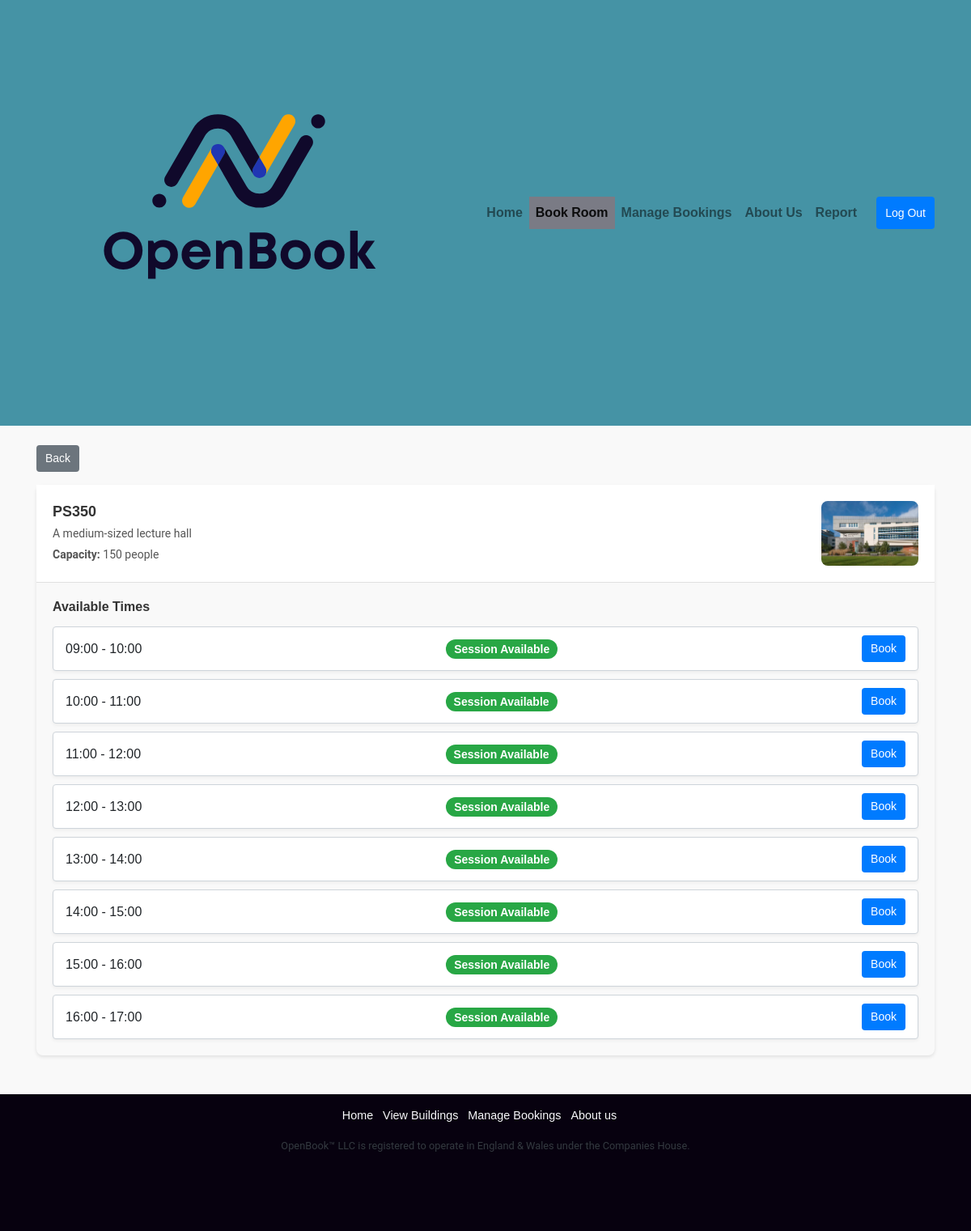
Screenshot of /RoomBooking.php?room_id=3 (signed in) with the database file from the repository.
### tables this page shows
CREATE TABLE `rooms` (
  `roomID` int(11) NOT NULL,
  `building` int(11) NOT NULL,
  `roomName` varchar(255) NOT NULL,
  `roomDesc` text DEFAULT NULL,
  `roomImg` text DEFAULT NULL,
  `floor` int(11) NOT NULL,
  `capacity` int(11) NOT NULL,
  `roomType` enum('Classroom','Hall','Lab') DEFAULT NULL
);

### RoomBooking.php (the view, shortened to what this page needs)
<?php
include "resources/database.php";
include 'resources/html_construct.php';
$roomID = $_POST['room_id'] ?? $_GET['room_id'] ?? null;
$roomID = intval($roomID);
$query = "SELECT roomName, roomDesc, roomImg, capacity FROM rooms WHERE roomID = ?";
$stmt = $conn->prepare($query);
$stmt->bind_param("i", $roomID);
$stmt->execute();
$result = $stmt->get_result();
$roomDetails = $result->fetch_assoc();
$bookedSlots = [];
$allTimeSlots = [
    "09:00 - 10:00", "10:00 - 11:00", "11:00 - 12:00", "12:00 - 13:00", "13:00 - 14:00", "14:00 - 15:00", "15:00 - 16:00", "16:00 - 17:00"
];
?>
<!DOCTYPE html>
<html lang="en">
<head>
    <link rel="stylesheet" href="https://maxcdn.bootstrapcdn.com/bootstrap/4.0.0/css/bootstrap.min.css">
    <link rel="stylesheet" href="public_html/style/main.css">
</head>
<body>
<nav class="navbar navbar-expand-lg navbar-light bg-teal">
    <div class="container">
        <a class="navbar-brand" href="index.php">
            <img src="public_html/images/OpenBook_Logo.png" alt="OpenBook Logo">
        </a>
        <div class="navbar-nav ml-auto">
            <a class="nav-item nav-link" href="index.php">Home</a>
            <a class="nav-item nav-link active" href="BookRooms.php">Book Room</a>
            <a class="nav-item nav-link" href="ManageBookings.php">Manage Bookings</a>
            <a class="nav-item nav-link" href="AboutUs.php">About Us</a>
            <a class="nav-item nav-link" href="ReportPage.php">Report</a>
            <?php if (isset($_SESSION['username'])): ?>
                <button onclick="window.location.href='index.php?action=logout'" class="btn btn-primary ml-3">Log Out</button>
            <?php endif; ?>
        </div>
    </div>
</nav>
<div class="container mt-4">
    <button class="btn btn-secondary mb-3" onclick="history.back()">Back</button>
    <div class="card2">
        <div class="card2-header d-flex justify-content-between align-items-center">
            <div>
                <h5><?= htmlspecialchars($roomDetails['roomName']) ?></h5>
                <p><?= htmlspecialchars($roomDetails['roomDesc']) ?></p>
                <p><strong>Capacity:</strong> <?= htmlspecialchars($roomDetails['capacity']) ?> people</p>
            </div>
            <img src="<?= htmlspecialchars($roomDetails['roomImg']) ?>" alt="Room Image" style="width: 120px; height: 80px; object-fit: cover; border-radius: 8px;">
        </div>
        <div class="card2-body">
            <h6>Available Times</h6>
            <ul class="list-group">
                <?php foreach ($allTimeSlots as $timeSlot): ?>
                    <li class="list-group-item d-flex justify-content-between align-items-center">
                        <span><?= $timeSlot ?></span>
                        <?php if (in_array($timeSlot, $bookedSlots)): ?>
                            <span class="badge badge-danger">Session Booked</span>
                            <button class="btn btn-secondary btn-sm" disabled>Book</button>
                        <?php else: ?>
                            <span class="badge badge-success">Session Available</span>
                            <form method="POST" action="BookingConfirmation.php">
                                <button type="submit" class="btn btn-primary btn-sm">Book</button>
                            </form>
                        <?php endif; ?>
                    </li>
                <?php endforeach; ?>
            </ul>
        </div>
    </div>
</div>
</body>
</html>

### public_html/style/main.css (style rules this page uses)
* { margin: 0; padding: 0; box-sizing: border-box; }
.nav-link.active { color: white ; }
.navbar-brand, .nav-link { font-weight: bold; }
.navbar { background-color: #4593A5; color: white; }
body { font-family: Arial, sans-serif; background-color: #f9f9f9; margin: 0; padding: 0; display: flex; flex-direction: column; min-height: 100vh; overflow-x: hidden; }
.bg-teal { background-color: #4593A5; color: white; }
.container { z-index: 5; }
.card2 { border: none; border-radius: 8px; box-shadow: 0px 2px 4px rgba(0, 0, 0, 0.1); }
.card2-header { background-color: #ffffff; padding: 20px; border-bottom: 1px solid #e0e0e0; }
.card2-header h5 { margin: 0; font-size: 18px; font-weight: bold; color: #333333; }
.card2-header p { margin: 5px 0 0; color: #555555; font-size: 14px; }
.card2-body { padding: 20px; }
.card2-body h6 { font-size: 16px; font-weight: bold; color: #333333; margin-bottom: 15px; }
.list-group { margin: 0; padding: 0; }
.list-group-item { display: flex; justify-content: space-between; align-items: center; padding: 10px 15px; border: 1px solid #ced4da; border-radius: 4px; margin-bottom: 10px; background-color: #ffffff; box-shadow: 0px 2px 4px rgba(0, 0, 0, 0.05); }
.list-group-item .badge { font-size: 14px; padding: 5px 10px; border-radius: 12px; }
.badge-success { background-color: #28a745; color: white; }
.btn-primary { background-color: #007bff; border-color: #007bff; color: white; font-size: 14px; padding: 5px 10px; border-radius: 4px; }
.btn-secondary { background-color: #6c757d; border-color: #6c757d; color: white; font-size: 14px; padding: 5px 10px; border-radius: 4px; }
.btn { border-color: #f4f4f400; color: white; font-size: 14px; padding: 5px 10px; border-radius: 4px; }
.active { background: #7a7b85; }
p { font-family: 'Roboto', sans-serif; font-weight: 400; }

### rows the page displays
rooms: roomName "PS350", roomDesc "A medium-sized lecture hall", capacity "150", roomImg (picture)

### other values shown
$timeSlot "09:00 - 10:00"
$timeSlot "10:00 - 11:00"
$timeSlot "11:00 - 12:00"
$timeSlot "12:00 - 13:00"
$timeSlot "13:00 - 14:00"
$timeSlot "14:00 - 15:00"
$timeSlot "15:00 - 16:00"
$timeSlot "16:00 - 17:00"
